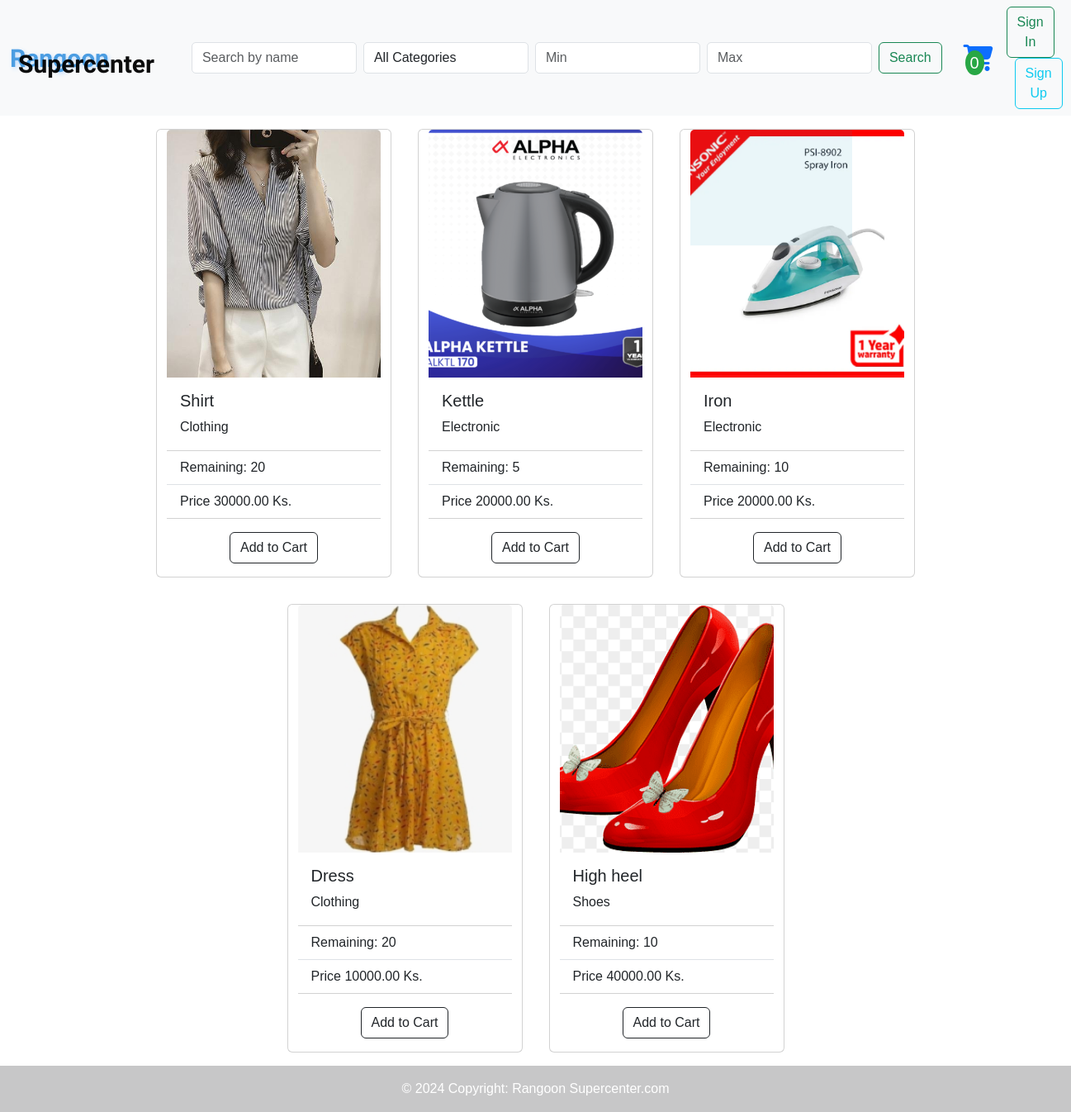
Page /RangoonSuperCenter/index.php on the committed database.
### tables this page shows
CREATE TABLE `products` (
  `productID` int(11) NOT NULL,
  `productImg` varchar(255) DEFAULT NULL,
  `productName` varchar(255) NOT NULL,
  `productPrice` decimal(10,2) NOT NULL,
  `instockQty` int(11) DEFAULT NULL,
  `catID` int(11) DEFAULT NULL
);

CREATE TABLE `categories` (
  `catID` int(11) NOT NULL,
  `catName` varchar(255) NOT NULL
);

### RangoonSuperCenter/index.php (the view, shortened to what this page needs)
<?php
require_once('database/db_connect.php');
$product_sql = "SELECT * FROM products WHERE 1";
try {
    $stmt = $pdo->query($product_sql);
    $products = $stmt->fetchAll(PDO::FETCH_ASSOC);
} catch (PDOException $e) {
    echo 'Error fetching products: ' . $e->getMessage();
    exit();
}
?>
<!DOCTYPE html>
<html lang="en">
<head>
</head>
<body>
<?php require_once("user_navbar.php"); ?>
<div class="container">
    <div class="row justify-content-center">
        <?php foreach ($products as $product): ?>
            <?php $productID = $product['productID']; ?>
            <div class="card mx-3 my-3 col-lg-3 col-sm-12">
                <div>
                    <img src="<?= $product['productImg'] ?>" class="card-img-top" alt="Product Image">
                </div>
                <div class="card-body">
                    <h5 class="card-title"><?= $product['productName'] ?></h5>
                    <?php
                    $catID = $product['catID'];
                    $category_sql = "SELECT catName FROM categories WHERE catID = $catID";
                    $stmt = $pdo->query($category_sql);
                    $category = $stmt->fetchColumn();
                    ?>
                    <p class="card-text"><?= $category ?></p>
                </div>
                <ul class="list-group list-group-flush">
                    <li class="list-group-item">Remaining: <?= $product['instockQty'] ?></li>
                    <li class="list-group-item">Price <?= $product['productPrice'] ?> Ks.</li>
                </ul>
                <div class="card-body text-center">
                     <?php
            if (isset($_SESSION['username'])) {
                echo "<a href='add_to_cart.php?productID=$productID' class='btn btn-outline-dark'>Add To Cart</a>";
            } else {
                echo "<a href='login_form.php' class='btn btn-outline-dark'>Add to Cart</a>";
            }
            ?>
                </div>
            </div>
        <?php endforeach ?>
    </div>
</div>
<?php require_once("footer.php"); ?>
</body>
</html>

### RangoonSuperCenter/database/db_connect.php (shortened to what this page needs)
<head>
<link href = 'https://cdn.jsdelivr.net/npm/bootstrap@5.3.2/dist/css/bootstrap.min.css' rel = 'stylesheet'
crossorigin = 'anonymous'>
<link href = 'https://cdnjs.cloudflare.com/ajax/libs/font-awesome/6.5.1/css/all.min.css' rel = 'stylesheet'>
</head>

### RangoonSuperCenter/user_navbar.php (shortened to what this page needs)
<?php
require_once('database/db_connect.php');
$loggedInUser = isset($_SESSION['username']) ? $_SESSION['username'] : null;
?>
<!DOCTYPE html>
<html lang="en">
<head>
</head>
<body>
<nav class="navbar navbar-expand-lg bg-body-tertiary">
    <div class="container-fluid d-flex justify-content-between w-100">
    <a class="navbar-brand" href="index.php" style="margin-right:100px;">
            <span class="text-blue-500 text-3xl font-bold font-salsa opacity-95" style="text-shadow:2px 2px 5px rgb(191 219 254);" style="color: #4299e1;">
                Rangoon
            </span>
            <br>
            <span class="font-salsa text-3xl font-bold opacity-95" style="margin-top:-15px!important;position:absolute;top:70px;margin-left:10px;">
                Supercenter
            </span>
        </a>
        <div class="collapse navbar-collapse" id="navbarSupportedContent">
            <form class="d-flex pt-3 me-3" action="index.php" method="get">
                <input class="form-control me-2" style="width:200px;" type="search" placeholder="Search by name" name="search_name" aria-label="Search">
                <select class="form-control me-2" style="width:200px;" name="search_category">
                    <option value="">All Categories</option>
                </select>
                <input class="form-control me-2" style="width:200px;" type="number" placeholder="Min" name="min_price">
                <input class="form-control me-2" style="width:200px;" type="number" placeholder="Max" name="max_price">
                <button class="btn btn-outline-success" type="submit">Search</button>
            </form>
        </div>
        <div class="w-auto">
                <div class="ml-auto d-flex" >
                    <div class="me-3">
                        <a href="Cart.php">
                        </a>
                        <?php
                        $qty = 0;
                        ?>
                        <span><sup class="fs-5"><?= $qty ?></sup></span>
                    </div>
                    <div>
                            <div class="ml-auto">
                        <?php if (!$loggedInUser): ?>
                            <a class="btn btn-outline-success" href="login_form.php">Sign In</a>
                            <a class="btn btn-outline-info" href="register_form.php">Sign Up</a>
                    <?php endif; ?>
                            </div>
                    </div>
                </div>
            </div>
    </div>
</nav>
</body>
</html>

### RangoonSuperCenter/footer.php (shortened to what this page needs)
<!DOCTYPE html>
<html lang="en">
<head>
</head>
<body>
    <footer class="bg-light text-center text-white">
        <div class="text-center p-3" style="background-color: rgba(0, 0, 0, 0.2);">
            © 2024 Copyright:
            <a class="text-white" href="index.php">Rangoon Supercenter.com</a>
        </div>
    </footer>
</body>
</html>
</html>

### RangoonSuperCenter/index.php (style rules this page uses)
.card-img-top { object-fit: cover; height: 300px; }

### RangoonSuperCenter/user_navbar.php (style rules this page uses)
body { font-family: 'Arial', sans-serif; margin: 0; padding: 0; }
.font-salsa { font-family: 'Poppins', sans-serif; font-family: 'Salsa', cursive; }
nav { background-color: #f5f5f5; color: black; padding: 10px 20px; }
nav .navbar-brand { font-size: 20px; font-weight: bold; }
nav .form-control { width: 250px; border-radius: 5px; }
nav .btn-outline-success { margin-right: 10px; }
nav .fs-5 { font-size: 12px; background-color: #28a745; border-radius: 50%; padding: 4px 6px; color: #fff; margin-left: 2px; }
nav .btn-outline-info { margin-left: 10px; }
nav .ml-auto { margin-left: auto; }
nav .me-3 { margin-right: 3rem; }
nav .d-flex { align-items: center; }
.text-blue-500 { color: #4299e1!important; }
.text-3xl { font-size: 1.875rem; }
.font-bold { font-weight: bold; }
.font-salsa { font-family: 'Salsa', sans-serif; }
.opacity-95 { opacity: 0.95; }

### RangoonSuperCenter/footer.php (style rules this page uses)
body { margin: 0; padding: 0; height: 100vh; display: flex; flex-direction: column; }
a { text-decoration: none; }

### rows in the picture
products: productImg (picture), productName "Shirt", catID.catName "Clothing", instockQty "20", productPrice "30000.00"
products: productImg (picture), productName "Kettle", catID.catName "Electronic", instockQty "5", productPrice "20000.00"
products: productImg (picture), productName "Iron", catID.catName "Electronic", instockQty "10", productPrice "20000.00"
products: productImg (picture), productName "Dress", catID.catName "Clothing", instockQty "20", productPrice "10000.00"
products: productImg (picture), productName "High heel", catID.catName "Shoes", instockQty "10", productPrice "40000.00"

### other values in the picture
$qty "0"
